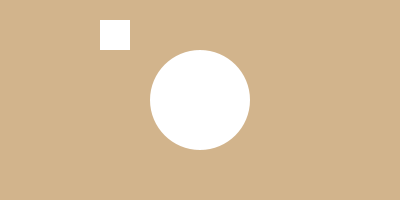
Frame 1 (no input)
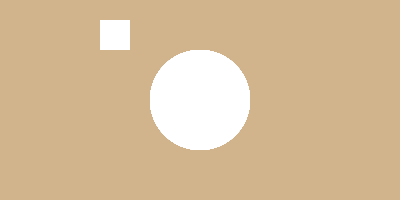
Frame 60 (the mouse pressed at the canvas centre just before this capture)
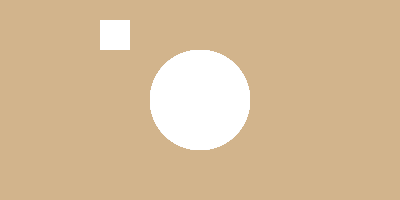
Frame 120 (the mouse held since frame 60 and released just before this capture)

The Processing sketch that drew these frames (run headless with seeded random() and noise(); from frame 60 on, the mouse is pressed at the canvas centre):

// Processing sketch: sketch_170503a
// ── sketch_170503a.pde
void setup () {
  size(400, 200);
background(#d2b48c);
}

void draw(){

noStroke();
ellipse(200, 100, 100,100);

rect(100, 20, 30, 30);
}
